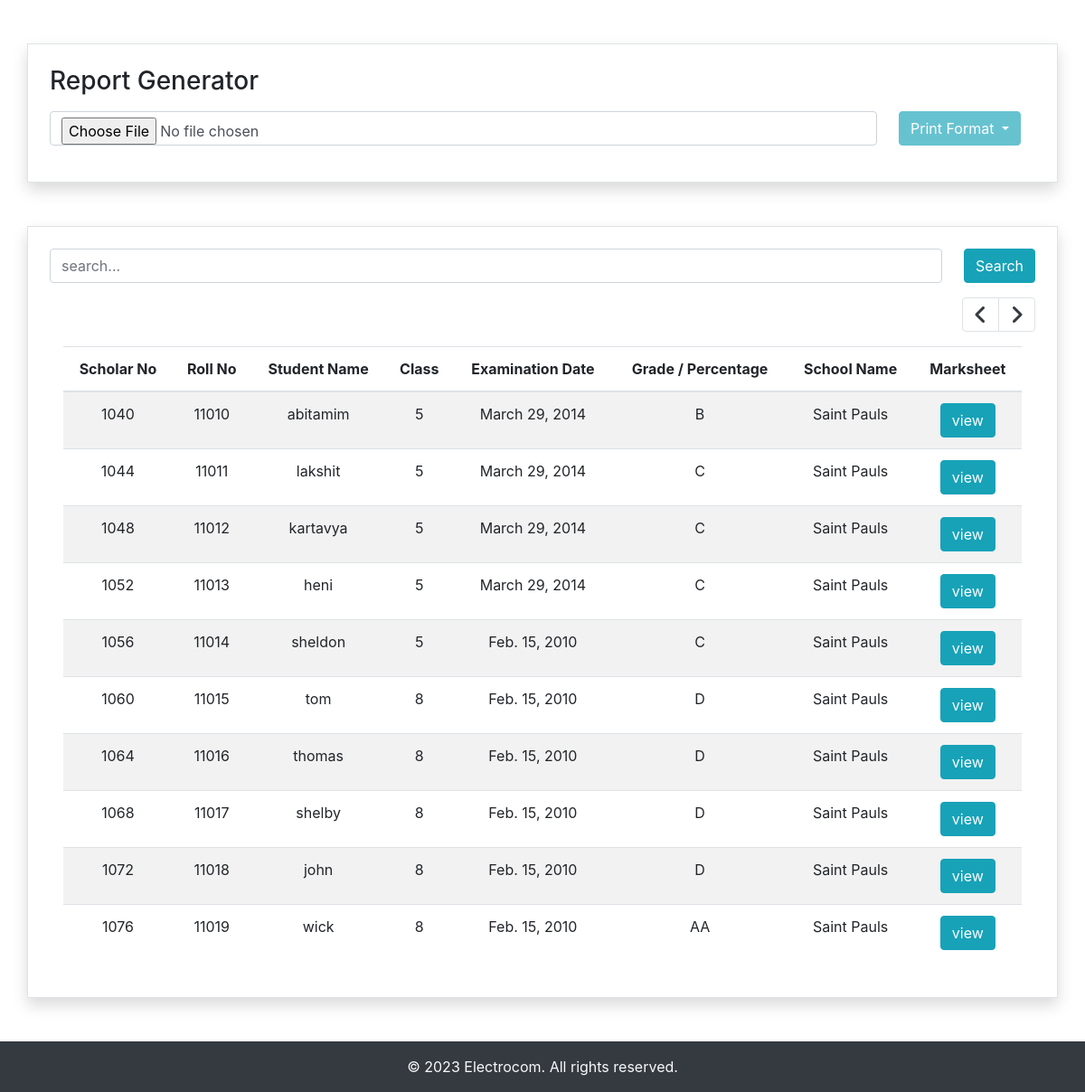
Screenshot of /?page=2 with the database file from the repository.
### app/models.py (models this page shows, shortened)
class Marksheet(models.Model):
    id = models.AutoField(primary_key=True, editable=False)
    student = models.ForeignKey(StudentDetail, on_delete=models.CASCADE)
    marks = models.ForeignKey(StudentMark, on_delete=models.CASCADE)
    marksheet_id = models.CharField(max_length=20, default="")
    total_grade = models.CharField(max_length=3, default="")
    examination_date = models.DateField()
    result = models.CharField(max_length=10, default="")
    shreni = models.CharField(max_length=10, default="")
    percentage = models.CharField(max_length=10, default="")
    report_card = models.FileField(upload_to='pdf_files/', max_length=255, default=None, null=True)

class StudentDetail(models.Model):
    id = models.AutoField(primary_key=True, editable=False)
    school = models.ForeignKey(SchoolDetail, on_delete=models.CASCADE)
    scholar_no = models.CharField(max_length=20)
    roll_no = models.CharField(max_length=100)
    student_name = models.CharField(max_length=100)
    father_name = models.CharField(max_length=100)
    mother_name = models.CharField(max_length=100)
    dob = models.DateField()
    student_class = models.CharField(max_length=10)
    swayam_pathi = models.CharField(max_length=10, default="")

class SchoolDetail(models.Model):
    id = models.AutoField(primary_key=True, editable=False)
    school_name = models.CharField(max_length=255)
    district = models.CharField(max_length=255)
    block = models.CharField(max_length=255)
    examination_center_code = models.CharField(max_length=15)
    school_dice_code = models.CharField(max_length=255)      # dice code

### app/views.py (the view, shortened to what this page needs)
# urls.py: path('', views.index, name="index"),
def index(request):
    all_marksheets = Marksheet.objects.all()
    paginator = Paginator(all_marksheets, 10)
    page_number = request.GET.get("page")
    data = paginator.get_page(page_number)
    params = {'details': data}
    return render(request, "index.html", params)

### templates/index.html (shortened to what this page needs)
{% extends 'base.html' %}
{% block content %}
    <div class="container mt-5 p-4 shadow border">
        <h3>Report Generator</h3>
        <form  method="post" enctype="multipart/form-data">
            <div class="d-flex align-items-center my-3">
                <input class="form-control w-100 mr-4" type="file" name="csv_file" id="csv_file" accept=".csv">
                <div class="dropdown mr-3">
                    <button id="dropdown-button" class="btn btn-info dropdown-toggle" type="button" data-toggle="dropdown"> Print Format </button>
                </div>
            </div>
        </form>
    </div>
    {% if details %}
    <div class="container my-5 p-4 shadow border">
        <div class="row">
            <div class="col-md-12">
                <form action="{% url 'app:search' %}" method="get">
                    <div class="d-flex">
                        <input class="input-sm form-control mr-4 " type="text" name="search" id="search" placeholder="search...">
                        <button class="btn btn-info" type="submit">Search</button>
                    </div>
                </form>
                <div class="d-flex justify-content-end mt-3">
                    <div>
                        <ul class="pagination">
                        {% if details.has_previous %}
                            <li class="page-item"> <a class="page-link text-dark" href="/?page={{details.previous_page_number}}" tabindex="-1"><i class="fa-solid fa-angle-left fa-xl"></i></a> </li>
                        {% endif %}
                        {% if details.has_next %}
                        <li class="page-item"> <a class="page-link text-dark" href="/?page={{ details.next_page_number }}"><i class="fa-solid fa-angle-right fa-xl"></i></a> </li>
                        {% endif %}
                        </ul>
                    </div>
                </div>
                <div class="container">
                    <table class="table table-striped">
                        {% if details %}
                            <thead class="text-center">
                                <tr>
                                    <th>Scholar No</th>
                                    <th>Roll No</th>
                                    <th>Student Name</th>
                                    <th>Class</th>
                                    <th>Examination Date</th>
                                    <th>Grade / Percentage</th>
                                    <th>School Name</th>
                                    <th>Marksheet</th>
                                </tr>
                            </thead>
                        {% endif %}
                        <tbody class="text-center">
                            {% for row in details %}
                                <tr>
                                    <td>{{ row.student.scholar_no }}</td>
                                    <td>{{ row.student.roll_no }}</td>
                                    <td>{{ row.student.student_name }}</td>
                                    <td>{{ row.student.student_class }}</td>
                                    <td>{{ row.examination_date }}</td>
                                    {% if row.total_grade %}
                                        <td>{{ row.total_grade }}</td>
                                    {% else %}
                                        <td>{{ row.percentage }}</td>
                                    {% endif %}
                                    <td>{{ row.student.school.school_name }}</td>
                                    <td><a class="btn btn-info" href="{{row.report_card.url}}" target="_blank">view</a></td>
                                </tr>
                            {% endfor %}
                        </tbody>
                    </table>
                </div>
            </div>
        </div>
    </div>
    {% endif %}
    <footer class="bg-dark text-light py-3" style="margin-top: auto;">
        <div class="container text-center">
          <p class="m-0">&copy; <span id="year"></span> Electrocom. All rights reserved.</p>
        </div>
      </footer>
{% endblock %}

### rows the page displays
Marksheet: student.scholar_no "1040", student.roll_no "11010", student.student_name "abitamim", student.student_class "5", examination_date "March 29, 2014", total_grade "B", student.school.school_name "Saint Pauls"
Marksheet: student.scholar_no "1044", student.roll_no "11011", student.student_name "lakshit", student.student_class "5", examination_date "March 29, 2014", total_grade "C", student.school.school_name "Saint Pauls"
Marksheet: student.scholar_no "1048", student.roll_no "11012", student.student_name "kartavya", student.student_class "5", examination_date "March 29, 2014", total_grade "C", student.school.school_name "Saint Pauls"
Marksheet: student.scholar_no "1052", student.roll_no "11013", student.student_name "heni", student.student_class "5", examination_date "March 29, 2014", total_grade "C", student.school.school_name "Saint Pauls"
Marksheet: student.scholar_no "1056", student.roll_no "11014", student.student_name "sheldon", student.student_class "5", examination_date "Feb. 15, 2010", total_grade "C", student.school.school_name "Saint Pauls"
Marksheet: student.scholar_no "1060", student.roll_no "11015", student.student_name "tom", student.student_class "8", examination_date "Feb. 15, 2010", total_grade "D", student.school.school_name "Saint Pauls"
Marksheet: student.scholar_no "1064", student.roll_no "11016", student.student_name "thomas", student.student_class "8", examination_date "Feb. 15, 2010", total_grade "D", student.school.school_name "Saint Pauls"
Marksheet: student.scholar_no "1068", student.roll_no "11017", student.student_name "shelby", student.student_class "8", examination_date "Feb. 15, 2010", total_grade "D", student.school.school_name "Saint Pauls"
Marksheet: student.scholar_no "1072", student.roll_no "11018", student.student_name "john", student.student_class "8", examination_date "Feb. 15, 2010", total_grade "D", student.school.school_name "Saint Pauls"
Marksheet: student.scholar_no "1076", student.roll_no "11019", student.student_name "wick", student.student_class "8", examination_date "Feb. 15, 2010", total_grade "AA", student.school.school_name "Saint Pauls"
